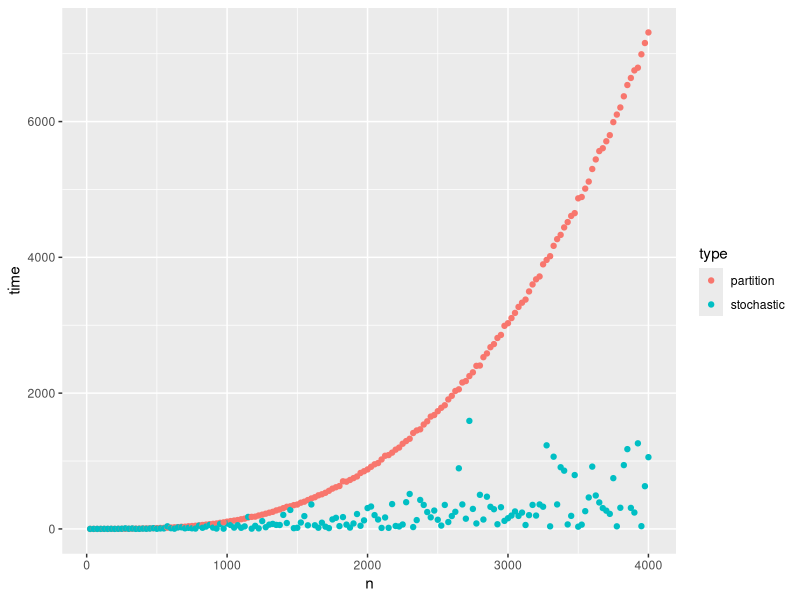

Recreate this plot in R.
library(ggplot2)

data1 = read.table("../data/test_results1.txt", head = TRUE, stringsAsFactors = FALSE)
data2 = read.table("../data/test_results2.txt", head = TRUE, stringsAsFactors = FALSE)

data1$type[which(data1$type == "stochastic")] = "oldstochastic"

timingData = rbind(data1, data2)
timingData = subset(timingData, type != "partition")

p = ggplot(data = data2, aes(x = n, y = time, color = type)) + geom_point()
